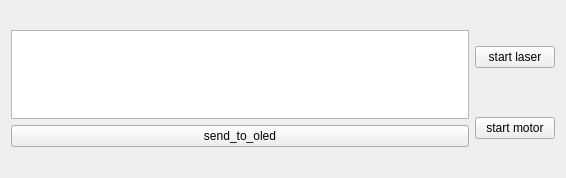
<?xml version="1.0" encoding="UTF-8"?>
<ui version="4.0">
 <class>Widget</class>
 <widget class="QWidget" name="Widget">
  <property name="geometry">
   <rect>
    <x>0</x>
    <y>0</y>
    <width>566</width>
    <height>178</height>
   </rect>
  </property>
  <property name="windowTitle">
   <string>Widget</string>
  </property>
  <layout class="QGridLayout" name="gridLayout">
   <item row="0" column="0" rowspan="2">
    <layout class="QVBoxLayout" name="verticalLayout">
     <item>
      <widget class="QTextEdit" name="m_edit_string"/>
     </item>
     <item>
      <widget class="QPushButton" name="btn_publish_string">
       <property name="text">
        <string>send_to_oled</string>
       </property>
      </widget>
     </item>
    </layout>
   </item>
   <item row="0" column="1">
    <widget class="QPushButton" name="btn_laser_control">
     <property name="text">
      <string>start laser</string>
     </property>
    </widget>
   </item>
   <item row="1" column="1">
    <widget class="QPushButton" name="btn_montor_control">
     <property name="text">
      <string>start motor</string>
     </property>
    </widget>
   </item>
  </layout>
 </widget>
 <layoutdefault spacing="6" margin="11"/>
 <resources/>
 <connections/>
</ui>
